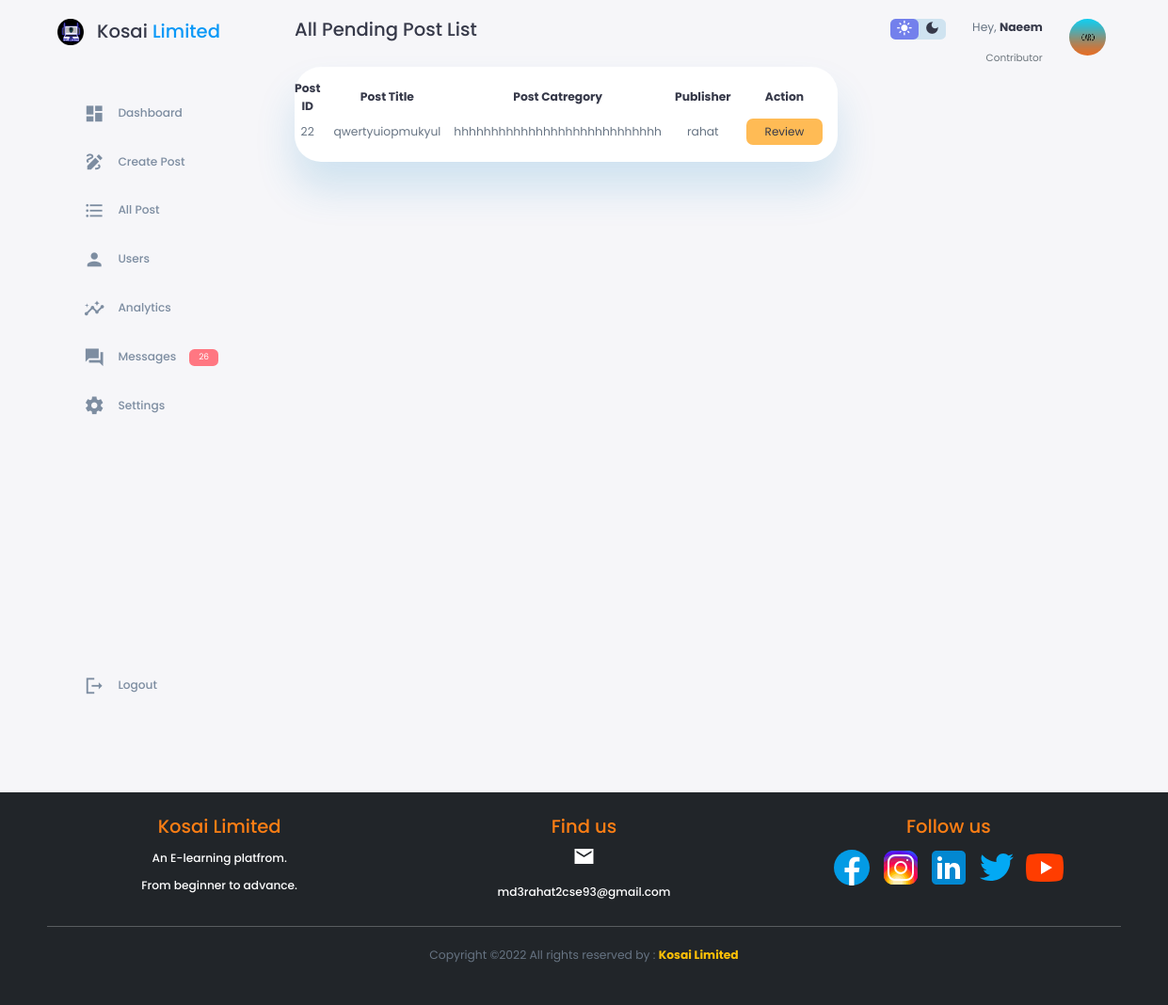
/pages/admin_panel/show_all_pending_posts.php (signed in), run on the app's committed database.
### tables this page shows
CREATE TABLE `allpost` (
  `post_id` int(11) NOT NULL,
  `post_date` date DEFAULT NULL,
  `post_publisher_username` varchar(300) DEFAULT NULL,
  `post_publisher_id` int(11) DEFAULT NULL,
  `post_title` varchar(500) DEFAULT NULL,
  `post_category` varchar(300) DEFAULT NULL,
  `post_paragraph_1` varchar(2000) DEFAULT NULL,
  `post_code_1` varchar(2000) DEFAULT NULL,
  `post_paragraph_2` varchar(2000) DEFAULT NULL,
  `post_code_2` varchar(2000) DEFAULT NULL,
  `post_paragraph_3` varchar(2000) DEFAULT NULL,
  `post_code_3` varchar(2000) DEFAULT NULL,
  `post_status` varchar(20) DEFAULT NULL
);

CREATE TABLE `users` (
  `id` int(11) NOT NULL,
  `fname` varchar(255) DEFAULT NULL,
  `lname` varchar(255) DEFAULT NULL,
  `username` varchar(300) DEFAULT NULL,
  `email` varchar(300) DEFAULT NULL,
  `password` varchar(300) DEFAULT NULL,
  `date` date DEFAULT NULL,
  `role` varchar(15) DEFAULT NULL
);

### pages/admin_panel/show_all_pending_posts.php (the view, shortened to what this page needs)
<?php require_once "../config.php" ?>
<!doctype html>
<html lang="en">
<head>
    <link href="https://cdn.jsdelivr.net/npm/bootstrap@5.0.2/dist/css/bootstrap.min.css" rel="stylesheet">
    <link rel="stylesheet" href="./show_all_pending_posts.css">
</head>
<body>
    <?php
    if($_SESSION['role']==="Contributor")
    {
        $query = "SELECT
        post_id,
        post_date,
        post_publisher_username,
        post_publisher_id,
        post_title,
        post_category,
        post_paragraph_1,
        post_code_1,
        post_paragraph_2,
        post_code_2,
        post_paragraph_3,
        post_code_3,
        post_status,
        role  FROM kosai_limited.allpost  join kosai_limited.users
        ON (allpost.post_publisher_id=users.id)
         where post_status='pending' and role='Contributor';";
    }
    $res = mysqli_query($dbc, $query);
    $numRows = mysqli_num_rows($res);
    ?>
    <div class="container">
        <aside id="aside-menu" class="">
            <div class="top">
                <a href="../../index.php">
                    <div class="logo">
                        <img src="../../assets_home/home-logo.png" alt="Kosai Limited logo">
                        <h2>Kosai <span style="color:#0a98f7">Limited</span></h2>
                    </div>
                </a>
            </div>
            <div class="sidebar">
                <a href="./adminpanel.php">
                    <span class="material-icons-sharp">
                    </span>
                    <h3>Dashboard</h3>
                </a>
                <a href="../create_post/create_post.php" class="">
                    <span class="material-icons-sharp">
                    </span>
                    <h3>Create Post</h3>
                </a>
                <a href="../all_posts/all_posts.php" class="">
                    <span class="material-icons-sharp">
                        <span class="material-icons-sharp">
                        </span>
                    </span>
                    <h3>All Post</h3>
                </a>
                <a href="./all_users.php">
                    <span class="material-icons-sharp">
                    </span>
                    <h3>Users</h3>
                </a>
                <a href="#">
                    <span class="material-icons-sharp">
                    </span>
                    <h3>Analytics</h3>
                </a>
                <a href="#">
                    <span class="material-icons-sharp">
                    </span>
                    <h3>Messages</h3>
                    <span class="message-count">26</span>
                </a>
                <a href="../edit_profile.php">
                    <span class="material-icons-sharp">
                    </span>
                    <h3>Settings</h3>
                </a>
                <a href="../process/logout.php">
                    <span class="material-icons-sharp">
                    </span>
                    <h3>Logout</h3>
                </a>
            </div>
        </aside>
        <main>
            <h2>All Pending Post List</h2>
            <div class="recent-posts">
                <table>
                    <thead>
                        <tr>
                            <th>Post ID</th>
                            <th>Post Title</th>
                            <th>Post Catregory</th>
                            <th>Publisher</th>
                            <th>Action</th>
                        </tr>
                    </thead>
                    <tbody>
                        <?php
                        if ($numRows > 0) {
                            while (($row = mysqli_fetch_assoc($res))) { ?>
                                <tr>
                                    <td><?php echo $row['post_id']; ?></td>
                                    <td><?php echo $row['post_title']; ?></td>
                                    <td><?php echo $row['post_category']; ?></td>
                                    <td><?php echo $row['post_publisher_username']; ?></td>
                                    <td>
                                        <form action="./post_review_page.php" method="POST">
                                            <button type="submit" id="review-button" class="btn review-button" name="review_id" value="
                                                                                                    <?php
                                                                                                    echo $row['post_id'];
                                                                                                    ?>
                                                                                                    ">Review</button>
                                        </form>
                                    </td>
                                </tr>
                        <?php
                            }
                        } ?>
                    </tbody>
                </table>
            </div>
        </main>
        <?php
        $current_user = $_SESSION['id'];
        $result = mysqli_query($dbc, "SELECT fname,role from users WHERE id=$current_user");
        $numRows = mysqli_num_rows($result);
        if ($numRows == 1) {
            $row_info = mysqli_fetch_assoc($result);
        }
        ?>
        <div class="right">
            <div class="top">
                <div class="theme-toggler">
                    <span class="material-icons-sharp active">light_mode</span>
                    <span class="material-icons-sharp">dark_mode</span>
                </div>
                <div class="profile">
                    <div class="info">
                        <p>Hey, <b><?php echo $row_info['fname'];?></b></p>
                        <small class="text-muted"><?php echo $row_info['role'];?></small>
                    </div>
                    <div class="profile-photo">
                        <img src="../../assets_home/card sample.jpg" style="width: 2.8rem; height:2.8rem ;border-radius:50%;">
                    </div>
                </div>
            </div>
        </div>
    </div>
    <div class="footer-manual">
        <footer class="bg-dark text-white mt-5">
            <div class="row">
                <div class="col-md-4 left">
                    <h2>Kosai Limited</h2>
                    <p class="text-muted warning">
                    <h3>
                        An E-learning platfrom. <br><br> From beginner to advance.
                    </h3>
                    </p>
                </div>
                <div class="col-md-4">
                    <h2>Find us</h2>
                    <span class="material-icons-sharp">
                    </span>
                    <p class="text-muted">
                    <h3>
                        md3rahat2cse93@gmail.com
                    </h3>
                    </p>
                </div>
                <div class="col-md-4">
                    <h2>Follow us</h2>
                    <img src="../svg/icons8-facebook.svg" alt="" class="svg">
                    <img src="../svg/icons8-instagram.svg" alt="" class="svg">
                    <img src="../svg/icons8-linkedin.svg" alt="" class="svg">
                    <img src="../svg/icons8-twitter.svg" alt="" class="svg">
                    <img src="../svg/icons8-youtube.svg" alt="" class="svg">
                </div>
            </div>
            <div class="row">
                <div class="col">
                    <hr class="mb-4">
                    <p>Copyright ©2022 All rights reserved by :
                        <a href="../../index.php" style="text-decoration: none;">
                            <strong class="text-warning">Kosai Limited</strong>
                        </a>
                    </p>
                </div>
            </div>
        </footer>
    </div>
</body>
</html>

### pages/admin_panel/show_all_pending_posts.css (style rules this page uses)
:root { --color-primary: #7380ec; --color-danger: #ff7782; --color-success:#41f1b6; --color-warning:#ffbb55; --color-white:#fff; --color-info-dark:#7d8da1; --color-info-light:#dce1eb; --color-dark:#363949; --color-light:rgba(32,139,200,.18); --color-primary-variant:#111e88; --color-dark-variant:#677483; --color-background:#f6f6f9; --color-review-btn-background:#ffbb55; --card-border-radius: 2rem; --border-radius-1: 0.4rem; --border-radius-2: 0.8rem; --border-radius-3: 1.2rem; --card-padding:1.8rem; --padding-1:1.2rem; --box-shadow:0 2rem 3rem var(--color-light); }
* { margin:0; padding: 0; outline: 0; appearance: none; border: 0; text-decoration: none !important; list-style: none; box-sizing: border-box; }
html { font-size: 14px; }
body { width: 100vw; height: 100vh; font-family: poppins,sans-serif; font-size: .88rem; background: var(--color-background); user-select: none; overflow-x: hidden; color: var(--color-dark); }
.container { display: grid; width: 96%; margin: 0 auto; gap: 4rem; grid-template-columns: 14rem auto 23rem; }
a { color: var(--color-dark); }
img { display: block; width: 100%; }
h2 { font-size: 1.4rem; }
h3 { font-size: .87rem; }
small { font-size: .75rem; }
.profile-photo { width: 2.8rem; height: 2.8rem; border-radius: 50%; }
.text-muted { color: var(--color-info-dark); }
p { color: var(--color-dark-variant); }
b { color: var(--color-dark); }
.warning { color: var(--color-warning ); }
aside { height: 100vh; }
aside .top { display: flex; align-items: center; width: 240px; justify-content: space-between; margin-top: 1.4rem; }
aside .logo h2 { margin-top: .2rem; }
aside .logo { display: flex; gap: 1rem; }
aside .logo img { width: 2rem; height: 2rem; }
.review-button { border: none; color: var(--color-dark); background: var(--color-review-btn-background); padding: 5px 20px; text-align: center; text-decoration: none; display: inline-block; font-size: 12px; margin: 4px 2px; cursor: pointer; border-radius: .5rem; }
aside .sidebar { display: flex; flex-direction: column; height: 86vh; width: 240px; position: relative; top: 3rem; }
aside h3 { font-weight: 500; margin-top: .4rem; }
aside .sidebar a { display: flex; color: var(--color-info-dark); margin-left: 2rem; gap: 1rem; align-items: center; position: relative; height: 3.7rem; transition: all 300ms ease; }
aside .sidebar a span { font-size: 1.6rem; transition: all 300ms ease; }
aside .sidebar a:last-child { position: absolute; bottom: 2rem; width: 100%; }
aside .sidebar .message-count { background: var(--color-danger); color: var(--color-white); padding: 2px 10px; font-size: 9px; border-radius: var(--border-radius-1); }
main { margin-top: 1.4rem; }
main .recent-posts { margin-top: 2rem; }
main .recent-posts table { background: var(--color-white); width: 100%; border-radius: var(--card-border-radius); padding: var(--card-padding); text-align: center; box-shadow: var(--box-shadow); transition: all 300ms ease; }
main table thead th { padding-top: 1rem; padding-right: 1rem; }
main table tbody td { padding-right: 1rem; height: 2.8rem; border-bottom: 1px solid var(--color-light); color: var(--color-dark-variant) }
main table tbody tr:last-child td { border: none; padding-bottom: 1rem; }
.right { margin-top: 1.4rem; margin-right:auto; }
.right .top { display: flex; justify-content: end; gap: 2rem; }
.right .theme-toggler { background: var(--color-light); display: flex; justify-content: space-between; align-items: center; height: 1.6rem; width: 4.2rem; cursor: pointer; border-radius: var(--border-radius-1); }
.right .theme-toggler span { font-size: 1.2rem; width: 50%; height: 100%; display: flex; align-items: center; justify-content: center; }
.right .theme-toggler span.active { background: var(--color-primary); color: white; border-radius: var(--border-radius-1); }
.right .top .profile { display: flex; gap: 2rem; text-align: right; }
footer { display: block; text-align: center; padding: 25px 50px 30px; }
footer .row .col-md-4 h2 { color: #fd7e14; }
.svg { height: 48px; width: 48px; display: inline-block; }
.svg { transition: all 300ms ease; }

### data on the page
allpost: post_id "22", post_title "qwertyuiopmukyul", post_category "hhhhhhhhhhhhhhhhhhhhhhhhhhhh", post_publisher_username "rahat"
users: fname "Naeem", role "Contributor"
